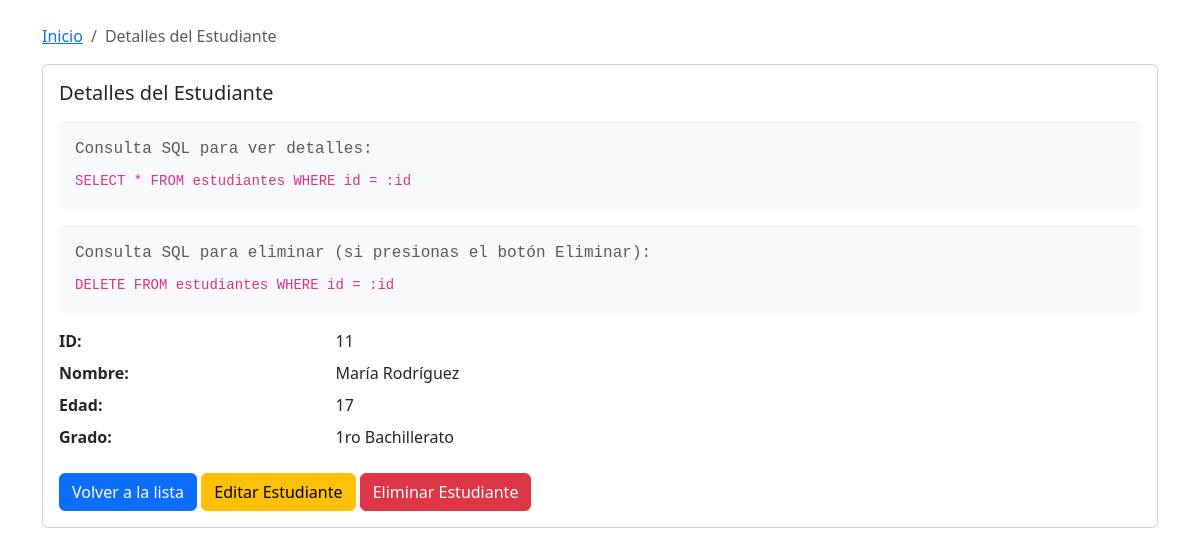
/estudiantes/11, run on the app's committed database.
### tables this page shows
CREATE TABLE estudiantes (
                id INTEGER PRIMARY KEY AUTOINCREMENT,
                nombre TEXT NOT NULL,
                edad INTEGER CHECK (edad >= 15 AND edad <= 18),
                grado TEXT
            );

### main.py (the view)
@app.get("/estudiantes/{estudiante_id}")
async def obtener_estudiante(request: Request, estudiante_id: int):
    try:
        with engine.connect() as conn:
            query = text("SELECT * FROM estudiantes WHERE id = :id")
            result = conn.execute(query, {"id": estudiante_id})
            estudiante = result.fetchone()
            if estudiante is None:
                raise HTTPException(status_code=404, detail="Estudiante no encontrado")
        return templates.TemplateResponse(
            "estudiante.html",
            {"request": request, "estudiante": estudiante}
        )
    except SQLAlchemyError as e:
        raise HTTPException(status_code=500, detail=str(e))

### templates/estudiante.html (shortened to what this page needs)
<!DOCTYPE html>
<html lang="es">
<head>
    <link href="https://cdn.jsdelivr.net/npm/bootstrap@5.3.2/dist/css/bootstrap.min.css" rel="stylesheet">
</head>
<body>
    <div class="container mt-4">
        <nav aria-label="breadcrumb">
            <ol class="breadcrumb">
                <li class="breadcrumb-item"><a href="/">Inicio</a></li>
                <li class="breadcrumb-item active">Detalles del Estudiante</li>
            </ol>
        </nav>
        <div class="card">
            <div class="card-body">
                <h5 class="card-title">Detalles del Estudiante</h5>
                <div class="sql-query">
                    <p class="text-muted mb-2">Consulta SQL para ver detalles:</p>
                    <code>
                        SELECT * FROM estudiantes WHERE id = :id
                    </code>
                </div>
                <div class="sql-query">
                    <p class="text-muted mb-2">Consulta SQL para eliminar (si presionas el botón Eliminar):</p>
                    <code>
                        DELETE FROM estudiantes WHERE id = :id
                    </code>
                </div>
                <dl class="row">
                    <dt class="col-sm-3">ID:</dt>
                    <dd class="col-sm-9">{{ estudiante.id }}</dd>
                    <dt class="col-sm-3">Nombre:</dt>
                    <dd class="col-sm-9">{{ estudiante.nombre }}</dd>
                    <dt class="col-sm-3">Edad:</dt>
                    <dd class="col-sm-9">{{ estudiante.edad }}</dd>
                    <dt class="col-sm-3">Grado:</dt>
                    <dd class="col-sm-9">{{ estudiante.grado }}</dd>
                </dl>
                <div class="mt-3">
                    <a href="/" class="btn btn-primary">Volver a la lista</a>
                    <a href="/estudiantes/{{ estudiante.id }}/editar" class="btn btn-warning">Editar Estudiante</a>
                    <form action="/estudiantes/{{ estudiante.id }}/eliminar" method="POST" style="display: inline;">
                        <button type="submit" class="btn btn-danger"
                                onclick="return confirm('¿Estás seguro de eliminar este estudiante?')">
                            Eliminar Estudiante
                        </button>
                    </form>
                </div>
            </div>
        </div>
    </div>
</body>
</html>

### templates/estudiante.html (style rules this page uses)
.sql-query { background-color: #f8f9fa; padding: 1rem; border-radius: 5px; margin: 1rem 0; font-family: monospace; }

### data on the page
estudiantes: id "11", nombre "María Rodríguez", edad "17", grado "1ro Bachillerato"
